Frame 1 (no input): blank canvas, image omitted
Frame 60 (the mouse pressed at the canvas centre just before this capture): blank canvas, image omitted
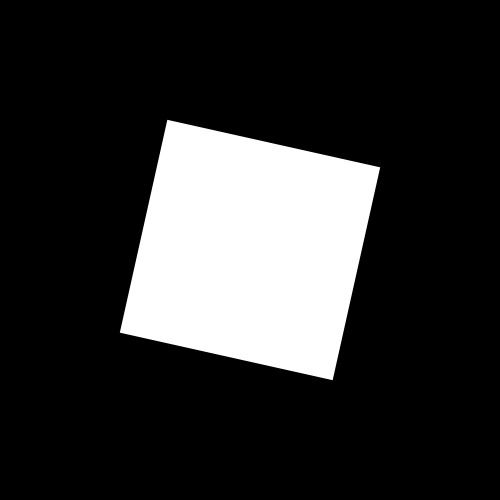
Frame 120 (the mouse held since frame 60 and released just before this capture)

The Processing sketch whose frames 1 and 60 were blank and that drew this single picture after the mouse press (run headless with seeded random() and noise(); from frame 60 on, the mouse is pressed at the canvas centre):

// Processing sketch: processing_129593
// ── processing_129593.pde

float timer = 0.0;
float myscale = 1.0;
float speed = 0.01;
float rad = radians(45);

void setup()
{
  size(500,500);
  frameRate(30);
  
}

void draw()
{
  timer = timer + (1.0 / 30.0);
   println(timer);
  myscale = myscale + speed;
  rad = rad + 0.1;

  if (timer >= 3.0 && timer < 8.0)
  {
   background(0);
    
    translate(width/2, height/2);
    rotate(rad);
    scale(myscale);
    rectMode(CENTER);
    rect(0, 0, 100, 100);
    
    if(myscale >= 2.5)
    {
      myscale = - myscale;
    }
    if(myscale <= 1.5)
    {
      myscale = myscale;
    }
  }
}
